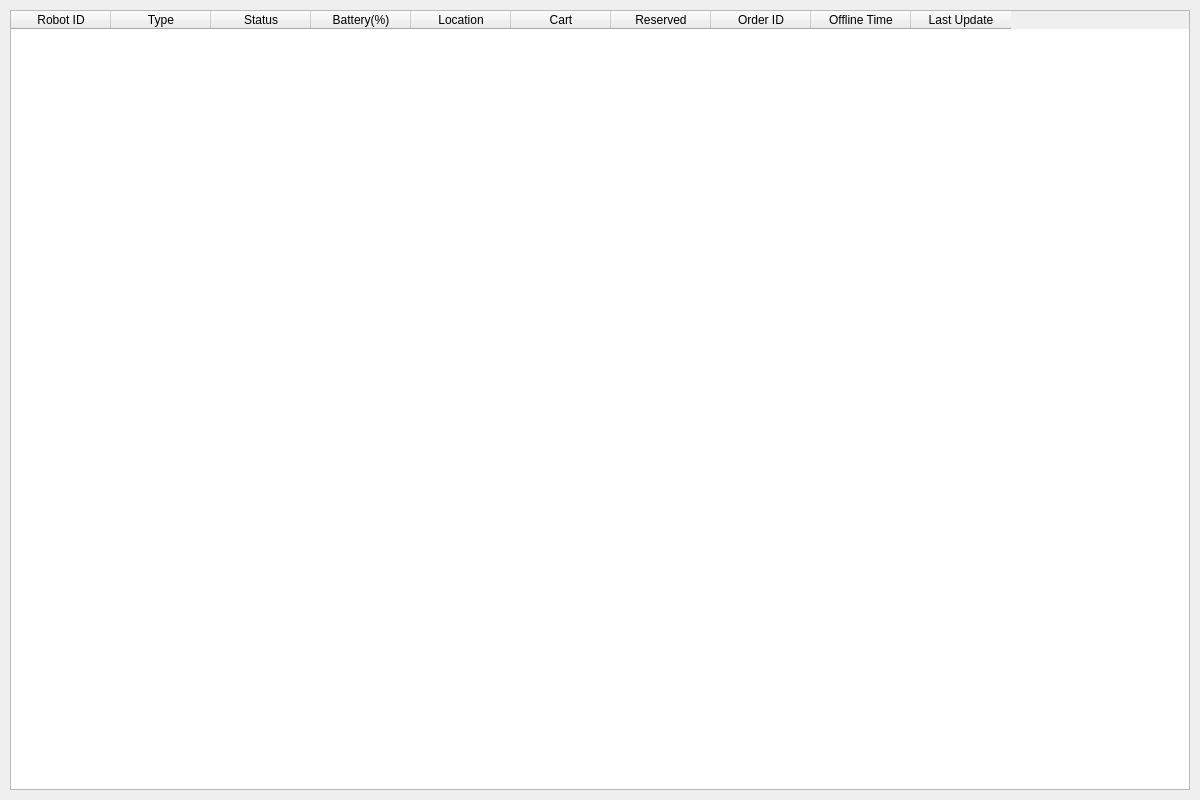
<?xml version="1.0" encoding="UTF-8"?>
<ui version="4.0">
 <class>RobotStatusTab</class>
 <widget class="QWidget" name="RobotStatusTab">
  <property name="geometry">
   <rect>
    <x>0</x>
    <y>0</y>
    <width>1200</width>
    <height>800</height>
   </rect>
  </property>
  <property name="minimumSize">
   <size>
    <width>1200</width>
    <height>800</height>
   </size>
  </property>
  <widget class="QTableWidget" name="robot_table">
   <property name="geometry">
    <rect>
     <x>10</x>
     <y>10</y>
     <width>1180</width>
     <height>780</height>
    </rect>
   </property>
   <property name="editTriggers">
    <set>QAbstractItemView::NoEditTriggers</set>
   </property>
   <property name="alternatingRowColors">
    <bool>true</bool>
   </property>
   <property name="selectionBehavior">
    <enum>QAbstractItemView::SelectRows</enum>
   </property>
   <column>
    <property name="text">
     <string>Robot ID</string>
    </property>
   </column>
   <column>
    <property name="text">
     <string>Type</string>
    </property>
   </column>
   <column>
    <property name="text">
     <string>Status</string>
    </property>
   </column>
   <column>
    <property name="text">
     <string>Battery(%)</string>
    </property>
   </column>
   <column>
    <property name="text">
     <string>Location</string>
    </property>
   </column>
   <column>
    <property name="text">
     <string>Cart</string>
    </property>
   </column>
   <column>
    <property name="text">
     <string>Reserved</string>
    </property>
   </column>
   <column>
    <property name="text">
     <string>Order ID</string>
    </property>
   </column>
   <column>
    <property name="text">
     <string>Offline Time</string>
    </property>
   </column>
   <column>
    <property name="text">
     <string>Last Update</string>
    </property>
   </column>
  </widget>
 </widget>
 <resources/>
 <connections/>
</ui>
